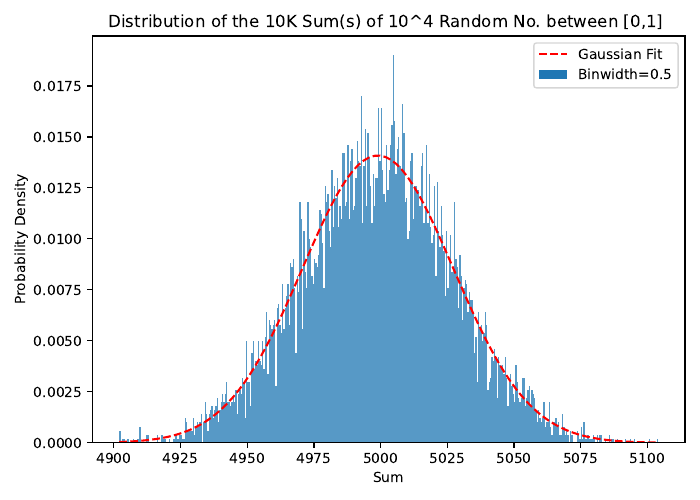

Write the Python code that produced this figure.
import matplotlib.pyplot as plt
import numpy as np
import pandas as pd
import seaborn as sns
from scipy.stats import norm
from matplotlib.backends.backend_pdf import PdfPages

plt.rcParams["figure.figsize"] = [7.00, 5.00]
plt.rcParams["figure.autolayout"] = True

# First

sums=pd.read_csv("dist_sum_random.dat", header = None)
sums=sums.iloc[:,0]

sums_min=min(sums)
sums_max=max(sums)
mean=np.mean(sums)
std=np.std(sums)

print (sums_min)
print (sums_max)
print (mean)
print (std)

x=np.linspace(sums_min,sums_max,100)
y=norm.pdf(x,mean,std)

fig = plt.figure()
plt.plot(x,y,'--r')
sns.histplot(sums, binwidth=0.5, ec=None, stat = "density")
plt.xlabel('Sum')
plt.ylabel('Probability Density')
plt.title('Distribution of the 10K Sum(s) of 10^4 Random No. between [0,1] ')
plt.legend(['Gaussian Fit',"Binwidth=0.5"])

fig = plt.figure()
plt.plot(x,y,'--r', label='Gaussian Fit')
sns.histplot(sums, binwidth=1, ec=None, stat = "density", label="Binwidth=1")
plt.xlabel('Sum')
plt.ylabel('Probability Density')
plt.title('Distribution of the 10K Sum(s) of 10^4 Random No. between [0,1]')
plt.legend()

fig = plt.figure()
plt.plot(x,y,'--r', label='Gaussian Fit')
sns.histplot(sums, binwidth=2, ec=None, stat = "density", label="Binwidth=2")
plt.xlabel('Sum')
plt.ylabel('Probability Density')
plt.title('Distribution of the 10K Sum(s) of 10^4 Random No. between [0,1]')
plt.legend()

# Second

sums=pd.read_csv("dist_sum_random_2.dat", header = None)
sums=sums.iloc[:,0]

sums_min=min(sums)
sums_max=max(sums)
mean=np.mean(sums)
std=np.std(sums)

print (sums_min)
print (sums_max)
print (mean)
print (std)

x=np.linspace(sums_min,sums_max,100)
y=norm.pdf(x,mean,std)

fig = plt.figure()
plt.plot(x,y,'--r',label='Gaussian Fit')
sns.histplot(sums, binwidth=0.5, stat = "density", ec=None, color = 'orange', label="Binwidth=0.5")
plt.ylabel('Probability Density')
plt.title('Distribution of the 10K Sum(s) of 10^4 Random No. between [-1,1]')
plt.legend()

fig = plt.figure()
plt.plot(x,y,'--r',label='Gaussian Fit')
sns.histplot(sums, binwidth=1, stat = "density", ec=None, color = 'orange', label="Binwidth=1")
plt.xlabel('Sum')
plt.ylabel('Probability Density')
plt.title('Distribution of the 10K Sum(s) of 10^4 Random No. between [-1,1]')
plt.legend()

fig = plt.figure()
plt.plot(x,y,'--r',label='Gaussian Fit')
sns.histplot(sums, binwidth=2, stat = "density", ec=None, color = 'orange', label="Binwidth=2")
plt.xlabel('Sum')
plt.ylabel('Probability Density')
plt.title('Distribution of the 10K Sum(s) of 10^4 Random No. between [-1,1]')
plt.legend()

# Third

sums=pd.read_csv("dist_sum_random_3.dat", header = None)
sums=sums.iloc[:,0]

sums_min=min(sums)
sums_max=max(sums)
mean=np.mean(sums)
std=np.std(sums)

print (sums_min)
print (sums_max)
print (mean)
print (std)

x=np.linspace(sums_min,sums_max,100)
y=norm.pdf(x,mean,std)

fig = plt.figure()
plt.plot(x,y,'--r',label='Gaussian Fit')
sns.histplot(sums, binwidth=0.5, stat = "density", ec=None, color='green', label="Binwidth=0.5")
plt.ylabel('Probability Density')
plt.title('Distribution of the 100K Sum(s) of 10^4 Random No. between [-1,1]')
plt.legend()

fig = plt.figure()
plt.plot(x,y,'--r',label='Gaussian Fit')
sns.histplot(sums, binwidth=1, stat = "density", ec=None, color='green',label="Binwidth=1")
plt.xlabel('Sum')
plt.ylabel('Probability Density')
plt.title('Distribution of the 100K Sum(s) of 10^4 Random No. between [-1,1]')
plt.legend()

fig = plt.figure()
plt.plot(x,y,'--r',label='Gaussian Fit')
sns.histplot(sums, binwidth=2, stat = "density", ec=None, color='green', label="Binwidth=2")
plt.xlabel('Sum')
plt.ylabel('Probability Density')
plt.title('Distribution of the 100K Sum(s) of 10^4 Random No. between [-1,1]')
plt.legend()

def save_image(filename):
	
	# PdfPages is a wrapper around pdf
	# file so there is no clash and
	# create files with no error.
	p = PdfPages(filename)
	
	# get_fignums Return list of existing
	# figure numbers
	fig_nums = plt.get_fignums()
	figs = [plt.figure(n) for n in fig_nums]
	
	# iterating over the numbers in list
	for fig in figs:
		
		# and saving the files
		fig.savefig(p, format='pdf')
		
	# close the object
	p.close()
	
#name your pdf file
filename = "dist_sum_random.pdf"
#call the function
save_image(filename)
